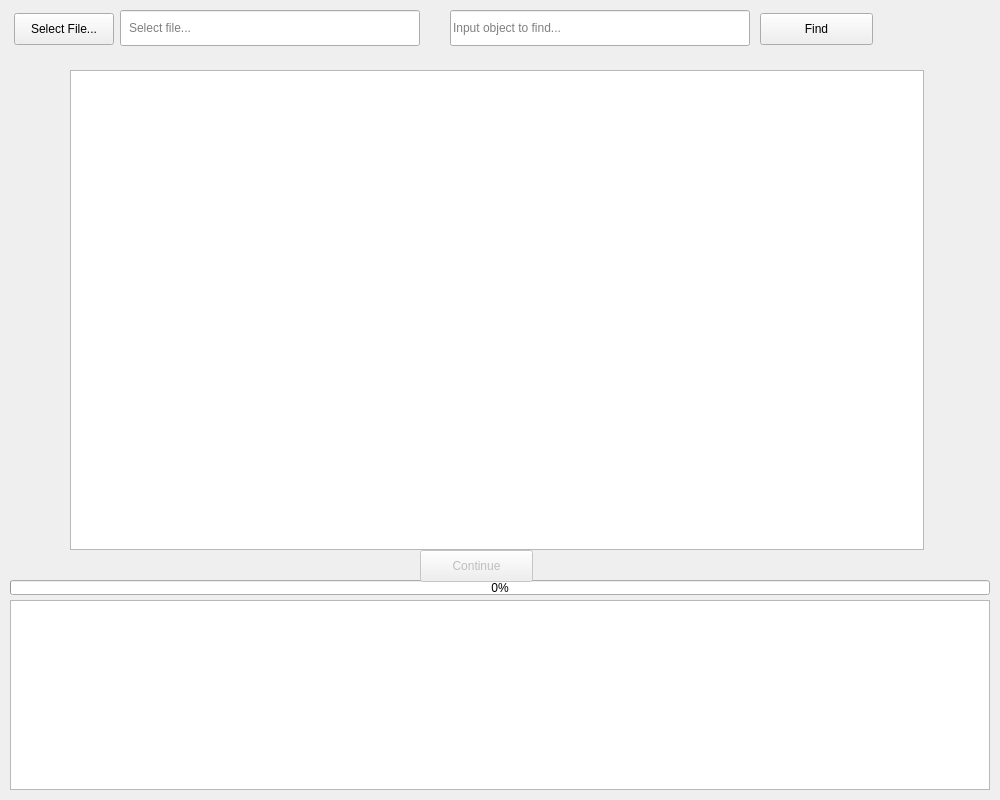
<?xml version="1.0" encoding="UTF-8"?>
<ui version="4.0">
 <class>select_file</class>
 <widget class="QMainWindow" name="select_file">
  <property name="enabled">
   <bool>true</bool>
  </property>
  <property name="geometry">
   <rect>
    <x>0</x>
    <y>0</y>
    <width>1000</width>
    <height>800</height>
   </rect>
  </property>
  <property name="sizePolicy">
   <sizepolicy hsizetype="Fixed" vsizetype="Fixed">
    <horstretch>0</horstretch>
    <verstretch>0</verstretch>
   </sizepolicy>
  </property>
  <property name="minimumSize">
   <size>
    <width>1000</width>
    <height>800</height>
   </size>
  </property>
  <property name="maximumSize">
   <size>
    <width>1000</width>
    <height>800</height>
   </size>
  </property>
  <property name="windowTitle">
   <string>Object Timestamp Finder</string>
  </property>
  <property name="styleSheet">
   <string notr="true">QLineEdit#select_file_text {
	border-left: 2px solid black;
	padding-left: 5px;
}</string>
  </property>
  <widget class="QWidget" name="centralwidget">
   <property name="enabled">
    <bool>true</bool>
   </property>
   <widget class="QLineEdit" name="select_file_text">
    <property name="enabled">
     <bool>true</bool>
    </property>
    <property name="geometry">
     <rect>
      <x>120</x>
      <y>10</y>
      <width>300</width>
      <height>36</height>
     </rect>
    </property>
    <property name="cursor">
     <cursorShape>ArrowCursor</cursorShape>
    </property>
    <property name="styleSheet">
     <string notr="true"/>
    </property>
    <property name="text">
     <string/>
    </property>
    <property name="readOnly">
     <bool>true</bool>
    </property>
    <property name="placeholderText">
     <string>Select file...</string>
    </property>
   </widget>
   <widget class="QPushButton" name="select_file_button">
    <property name="geometry">
     <rect>
      <x>14</x>
      <y>13</y>
      <width>100</width>
      <height>32</height>
     </rect>
    </property>
    <property name="cursor">
     <cursorShape>PointingHandCursor</cursorShape>
    </property>
    <property name="text">
     <string>Select File...</string>
    </property>
   </widget>
   <widget class="QLineEdit" name="find_text">
    <property name="geometry">
     <rect>
      <x>450</x>
      <y>10</y>
      <width>300</width>
      <height>36</height>
     </rect>
    </property>
    <property name="text">
     <string/>
    </property>
    <property name="placeholderText">
     <string>Input object to find...</string>
    </property>
   </widget>
   <widget class="QGraphicsView" name="preview_frame">
    <property name="geometry">
     <rect>
      <x>70</x>
      <y>70</y>
      <width>854</width>
      <height>480</height>
     </rect>
    </property>
    <property name="cursor" stdset="0">
     <cursorShape>ForbiddenCursor</cursorShape>
    </property>
    <property name="autoFillBackground">
     <bool>false</bool>
    </property>
   </widget>
   <widget class="QTextEdit" name="information_output">
    <property name="geometry">
     <rect>
      <x>10</x>
      <y>600</y>
      <width>980</width>
      <height>190</height>
     </rect>
    </property>
    <property name="cursor" stdset="0">
     <cursorShape>ForbiddenCursor</cursorShape>
    </property>
    <property name="readOnly">
     <bool>true</bool>
    </property>
    <property name="html">
     <string>&lt;!DOCTYPE HTML PUBLIC &quot;-//W3C//DTD HTML 4.0//EN&quot; &quot;http://www.w3.org/TR/REC-html40/strict.dtd&quot;&gt;
&lt;html&gt;&lt;head&gt;&lt;meta name=&quot;qrichtext&quot; content=&quot;1&quot; /&gt;&lt;style type=&quot;text/css&quot;&gt;
p, li { white-space: pre-wrap; }
&lt;/style&gt;&lt;/head&gt;&lt;body style=&quot; font-family:'.AppleSystemUIFont'; font-size:13pt; font-weight:400; font-style:normal;&quot;&gt;
&lt;p style=&quot;-qt-paragraph-type:empty; margin-top:0px; margin-bottom:0px; margin-left:0px; margin-right:0px; -qt-block-indent:0; text-indent:0px;&quot;&gt;&lt;br /&gt;&lt;/p&gt;&lt;/body&gt;&lt;/html&gt;</string>
    </property>
   </widget>
   <widget class="QPushButton" name="find_button">
    <property name="geometry">
     <rect>
      <x>760</x>
      <y>13</y>
      <width>113</width>
      <height>32</height>
     </rect>
    </property>
    <property name="text">
     <string>Find</string>
    </property>
   </widget>
   <widget class="QProgressBar" name="progress_bar">
    <property name="geometry">
     <rect>
      <x>10</x>
      <y>580</y>
      <width>980</width>
      <height>15</height>
     </rect>
    </property>
    <property name="value">
     <number>0</number>
    </property>
   </widget>
   <widget class="QPushButton" name="continue_button">
    <property name="enabled">
     <bool>false</bool>
    </property>
    <property name="geometry">
     <rect>
      <x>420</x>
      <y>550</y>
      <width>113</width>
      <height>32</height>
     </rect>
    </property>
    <property name="text">
     <string>Continue</string>
    </property>
   </widget>
  </widget>
 </widget>
 <resources/>
 <connections/>
</ui>
